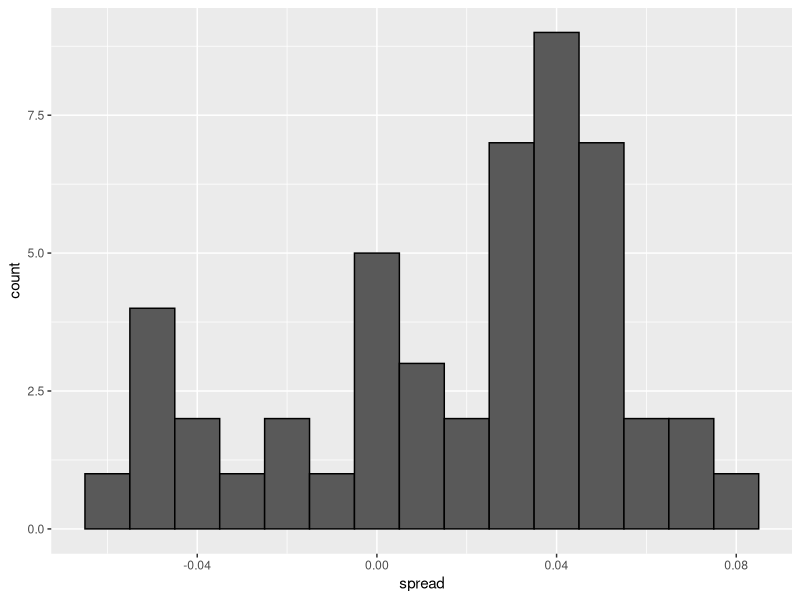
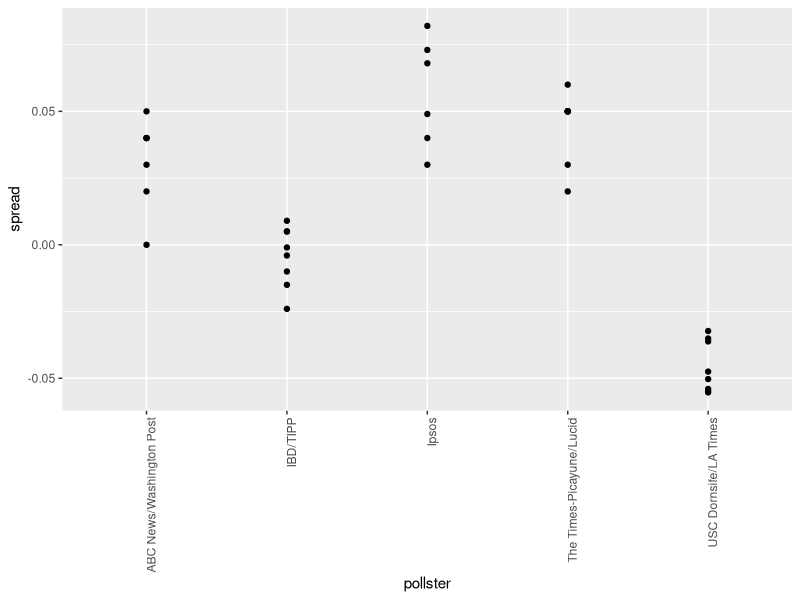
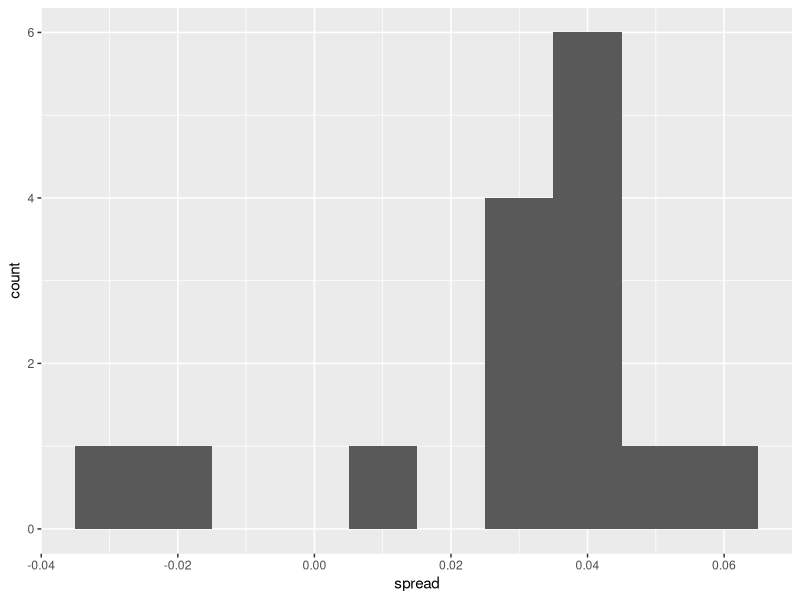
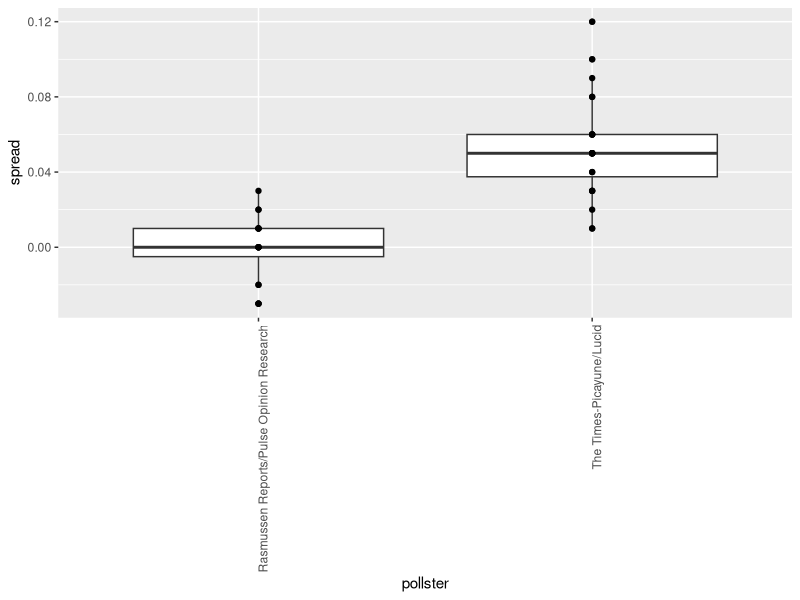

Here is the R script that generated these plots, in order:
library(tidyverse)
library(dslabs)

d <- 0.039 # actual spread
Ns <- c(1298, 533, 1342, 897, 774, 254, 812, 324, 1291, 1056, 2172, 516) # sample size
p <- (d+1)/2 # d = 2p-1

# calculate confidence intervals of the spread
confidence_intervals <- sapply(Ns, function(N){
  X <- sample(c(0,1), size=N, replace=TRUE, prob=c(1-p, p))
  X_hat <- mean(X)
  SE_hat <- sqrt(X_hat*(1-X_hat)/N)
  2*c(X_hat, X_hat - qnorm(0.975)*SE_hat, X_hat + qnorm(0.975)*SE_hat) - 1
})

# generate a data frame storing results
polls <- data.frame(poll = 1:ncol(confidence_intervals), t(confidence_intervals), sample_size = Ns)
names(polls) <- c("poll", "estimate", "low", "high", "sample_size")
polls

# another way
d <- 0.039
Ns <- c(1298, 533, 1342, 897, 774, 254, 812, 324, 1291, 1056, 2172, 516)
p <- (d + 1) / 2
polls <- map_df(Ns, function(N) {
  x <- sample(c(0,1), size=N, replace=TRUE, prob=c(1-p, p))
  x_hat <- mean(x)
  se_hat <- sqrt(x_hat * (1 - x_hat) / N)
  list(estimate = 2 * x_hat - 1, 
       low = 2*(x_hat - qnorm(0.975)*se_hat) - 1, 
       high = 2*(x_hat + qnorm(0.975)*se_hat) - 1,
       sample_size = N)
}) %>% mutate(poll = seq_along(Ns))
polls
sum(polls$sample_size)

# Calculating the spread of combined polls.
# estimate of the spread is d_hat
d_hat <- polls %>%
  summarize(avg = sum(estimate*sample_size) / sum(sample_size)) %>%
  pull(avg)

p_hat <- (d_hat+1)/2
moe <- 2*qnorm(0.975)*sqrt(p_hat*(1-p_hat)/sum(polls$sample_size))
round(d_hat*100,1)
round(moe*100,1)

# generating simulated poll data
library(dslabs)
data("polls_us_election_2016")
names(polls_us_election_2016)

# keep only national polls from week before election with a grade considered reliable
polls <- polls_us_election_2016 %>%
  filter(state == "U.S." & enddate >= "2016-10-31" & (grade %in% c("A+", "A", "A-", "B+") | is.na(grade)))

# add spread estimate
polls <- polls %>%
  mutate(spread = rawpoll_clinton/100 - rawpoll_trump/100)

# compute estimated spread for combined polls
d_hat <- polls %>%
  summarize(d_hat = sum(spread * samplesize) / sum(samplesize)) %>%
  pull(d_hat)
d_hat

# compute margin of error
p_hat <- (d_hat+1)/2
moe <- qnorm(0.975) * 2 * sqrt(p_hat*(1-p_hat)/sum(polls$samplesize))
moe

# histogram of the spread
polls %>%
  ggplot(aes(spread)) +
  geom_histogram(color="black", binwidth = 0.01)

# Investigating poll data and pollster bias
# number of polls per pollster in week before election
polls %>% group_by(pollster) %>% summarize(n())

# plot results by pollsters with at least 6 polls
polls %>% group_by(pollster) %>%
  filter(n() >= 6) %>%
  ggplot(aes(pollster, spread)) +
  geom_point() +
  theme(axis.text.x = element_text(angle = 90, hjust =1))

# standard error within each pollster
polls %>% group_by(pollster) %>%
  filter(n() >= 6) %>%
  summarise(se = 2*sqrt(p_hat*(1-p_hat) / median(samplesize)))

# collect last result before the election for each pollster
one_poll_per_pollster <- polls %>%
  group_by(pollster) %>%
  filter(enddate == max(enddate)) %>%
  ungroup()

# histogram of spread estimates
one_poll_per_pollster %>%
  ggplot(aes(spread)) + 
  geom_histogram(binwidth = 0.01)

# construct 95% confidence interval
results <- one_poll_per_pollster %>%
  summarize(avg = mean(spread), se = sd(spread)/sqrt(length(spread))) %>%
  mutate(start = avg - qnorm(0.975)*se, end = avg + qnorm(0.975)*se)
round(results*100,1)


# 1
library(dslabs)
data(heights)
x <- heights %>% filter(sex == "Male") %>%
  .$height
mean(x) # mu
sd(x) # sigma

# 2
head(x)
set.seed(1)
N <- 50
X <- sample(x, N, replace = TRUE)
X_bar <- mean(X)
SE_bar <- sd(X)

# 3
# X_bar is a random variable with expected value 'mu' and SE 'sigma / sqrt(N)'

# 4
head(x)
set.seed(1)
N <- 50
X <- sample(x, N, replace = TRUE)
se <- sd(X)/sqrt(N)
ci <- c(mean(X) - qnorm(0.975)*se, mean(X) + qnorm(0.975)*se)

# 5
mu <- mean(x)
set.seed(1)
N <- 50
B <- 10000
res <- replicate(B,{
  X <- sample(x, N, replace = TRUE)
  se <- sd(X)/sqrt(N)
  interval <- c(mean(X) - qnorm(0.975)*se, mean(X) + qnorm(0.975)*se)
  between(mu, mean(X) - qnorm(0.975)*se, mean(X) + qnorm(0.975)*se)
})
mean(res)

# 6
library(dslabs)
library(dplyr)
library(ggplot2)
data("polls_us_election_2016")
polls <- polls_us_election_2016 %>% 
  filter(pollster %in% c("Rasmussen Reports/Pulse Opinion Research","The Times-Picayune/Lucid") &
           enddate >= "2016-10-15" &
           state == "U.S.") %>% 
  mutate(spread = rawpoll_clinton/100 - rawpoll_trump/100) 
polls %>%
  ggplot(aes(pollster, spread)) +
  geom_boxplot() +
  geom_point() +
  theme(axis.text.x = element_text(angle = 90, hjust =1))

# 7
# do the two pollsters have different bias? 

# 8
# expected value of Y1j = d+b1

# 13
head(polls)
sigma <- polls %>% group_by(pollster) %>% summarise(s = sd(spread))
sigma

# 15
head(polls)
res <- polls %>% group_by(pollster) %>% summarize(avg = mean(spread), s = sd(spread), n = n())
res

estimate <- max(res$avg) - min(res$avg)
estimate

se_hat <- sqrt(((res$s[2]^2)/res$n[2])+((res$s[1]^2)/res$n[1]))
se_hat

ci <- c(estimate - qnorm(0.975)*se_hat, estimate + qnorm(0.975)*se_hat)
ci

# 16
res <- polls %>% group_by(pollster) %>% 
  summarize(avg = mean(spread), s = sd(spread), N = n()) 
estimate <- res$avg[2] - res$avg[1]
se_hat <- sqrt(res$s[2]^2/res$N[2] + res$s[1]^2/res$N[1])
2*(1-pnorm(estimate/se_hat)) # p-value

# 17
polls <- polls_us_election_2016 %>% 
  filter(enddate >= "2016-10-15" &
           state == "U.S.") %>%
  group_by(pollster) %>%
  filter(n() >= 5) %>% 
  mutate(spread = rawpoll_clinton/100 - rawpoll_trump/100) %>%
  ungroup()
var <- polls %>% group_by(pollster) %>% summarize(avg = mean(spread), s = sd(spread))
var
